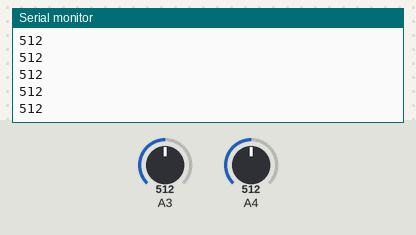
The sketch below on a simulated Arduino Uno, built with avr-gcc and run on an emulated ATmega328P. Parts: the last lines printed to the serial monitor. Inputs (shaded band) come from the test bench; at power-on: A3 = 512, A4 = 512.

Above: at 1.2 s.
1.3 s: A3 set to 716
At 1.8 s:
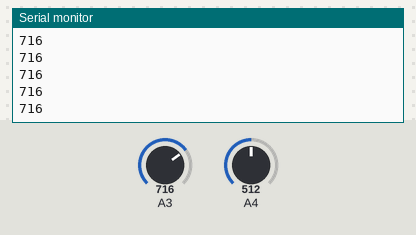
2.8 s: A3 set to 900
At 3.5 s:
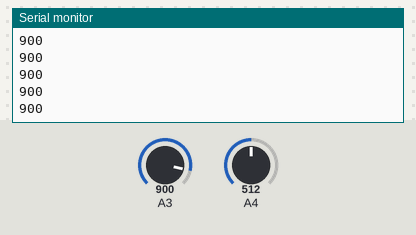
Timing chart, 0 to 5.8 s (numbered marks = the images above; inputs shaded):
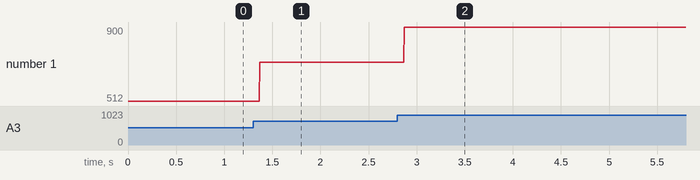

Measured:
- after the input at 1.3 s, the serial monitor: prints a new line after 0.07 s (image 1)
- after the input at 2.8 s, the serial monitor: prints a new line after 0.07 s (image 2)
- plotted number 1: 512 → 716 after the input at 1.3 s, 716 → 900 after the input at 2.8 s

The sketch:

PFM_TEST.ino
```cpp
int analogPin = 3;
int val = 0;
int y = 0;
int val1=0;
int analogPin1 = 4;

void setup() {
  // put your setup code here, to run once:
Serial.begin(9600);

}

void loop() {
  // put your main code here, to run repeatedly:

val = analogRead(3);//get the value of signal
//Serial.println(val);
y=map(val,0,255,0,1/1000);//1/10000 is 1/f so the frquncy should be 10000hz map() can equal the ratio between  value and frequcy
digitalWrite(8, HIGH);
delay(y);
digitalWrite(8, LOW);
delay(1/1000-y);
val1 = analogRead(4);
Serial.println(val);
}
```
